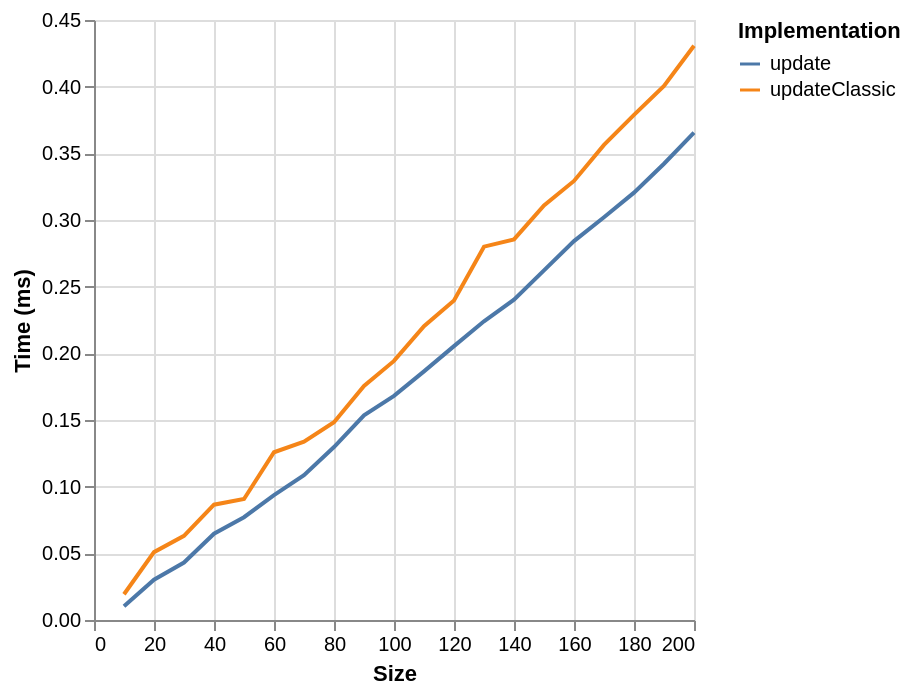

Source (Vega-Lite JSON):
### Vega-Lite specification from a JSON file in a GitHub repository (floating-point values rounded to 4 significant figures)
{"$schema": "https://vega.github.io/schema/vega-lite/v6.json", "data": {"values": [{"ms": 0.0193, "series": "updateClassic", "size": 10}, {"ms": 0.0509, "series": "updateClassic", "size": 20}, {"ms": 0.0631, "series": "updateClassic", "size": 30}, {"ms": 0.0865, "series": "updateClassic", "size": 40}, {"ms": 0.0907, "series": "updateClassic", "size": 50}, {"ms": 0.1258, "series": "updateClassic", "size": 60}, {"ms": 0.1337, "series": "updateClassic", "size": 70}, {"ms": 0.1483, "series": "updateClassic", "size": 80}, {"ms": 0.1755, "series": "updateClassic", "size": 90}, {"ms": 0.1943, "series": "updateClassic", "size": 100}, {"ms": 0.2203, "series": "updateClassic", "size": 110}, {"ms": 0.2396, "series": "updateClassic", "size": 120}, {"ms": 0.28, "series": "updateClassic", "size": 130}, {"ms": 0.2855, "series": "updateClassic", "size": 140}, {"ms": 0.3109, "series": "updateClassic", "size": 150}, {"ms": 0.3293, "series": "updateClassic", "size": 160}, {"ms": 0.3563, "series": "updateClassic", "size": 170}, {"ms": 0.3788, "series": "updateClassic", "size": 180}, {"ms": 0.4005, "series": "updateClassic", "size": 190}, {"ms": 0.4307, "series": "updateClassic", "size": 200}, {"ms": 0.0104, "series": "update", "size": 10}, {"ms": 0.0302, "series": "update", "size": 20}, {"ms": 0.0431, "series": "update", "size": 30}, {"ms": 0.0647, "series": "update", "size": 40}, {"ms": 0.0771, "series": "update", "size": 50}, {"ms": 0.0937, "series": "update", "size": 60}, {"ms": 0.1086, "series": "update", "size": 70}, {"ms": 0.1297, "series": "update", "size": 80}, {"ms": 0.1535, "series": "update", "size": 90}, {"ms": 0.1681, "series": "update", "size": 100}, {"ms": 0.1865, "series": "update", "size": 110}, {"ms": 0.2054, "series": "update", "size": 120}, {"ms": 0.224, "series": "update", "size": 130}, {"ms": 0.2403, "series": "update", "size": 140}, {"ms": 0.2622, "series": "update", "size": 150}, {"ms": 0.2842, "series": "update", "size": 160}, {"ms": 0.3021, "series": "update", "size": 170}, {"ms": 0.3205, "series": "update", "size": 180}, {"ms": 0.3422, "series": "update", "size": 190}, {"ms": 0.3655, "series": "update", "size": 200}]}, "encoding": {"color": {"field": "series", "legend": {"orient": "right", "symbolLimit": 30, "title": "Implementation"}, "type": "nominal"}, "x": {"field": "size", "title": "Size", "type": "quantitative"}, "y": {"field": "ms", "title": "Time (ms)", "type": "quantitative"}}, "mark": {"point": false, "type": "line"}}
